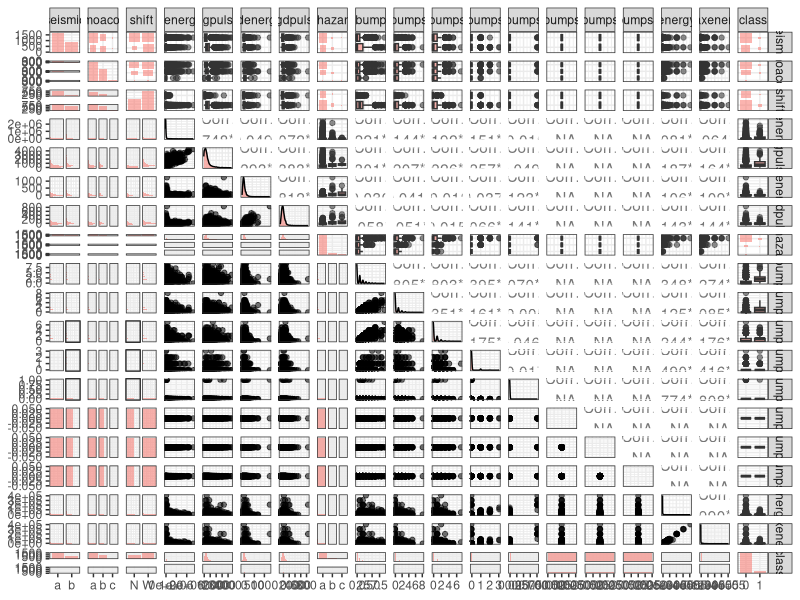
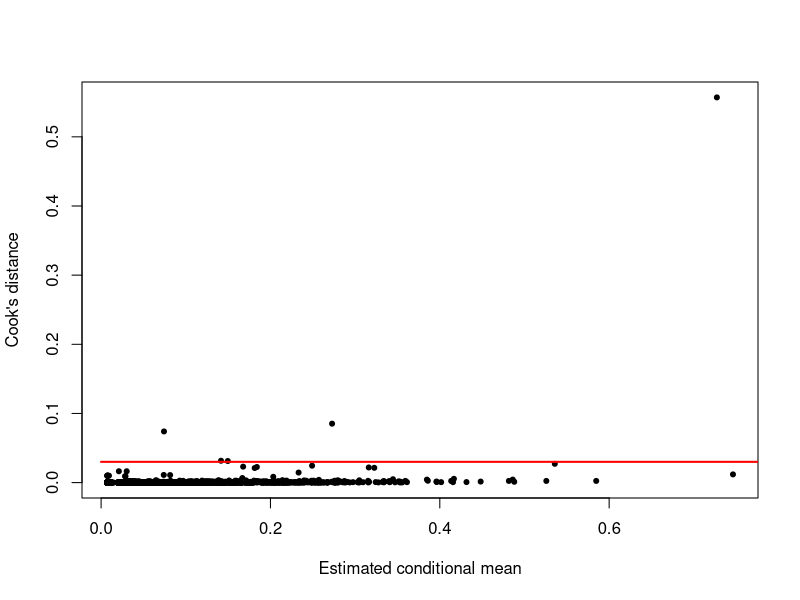
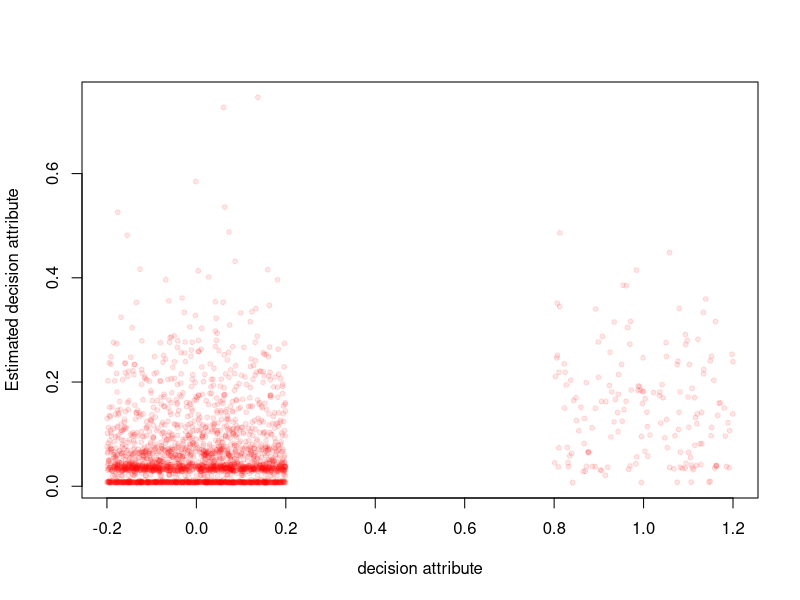

R code for these plots, in order:
## ---- chunk 1
library(AER)
library(MASS)
library(lmtest)
library(sandwich)
library(dplyr)
library(ggplot2)
library(gridExtra)
library(GGally)
library(readxl)
theme_set(theme_bw())

mycol <- rgb(1,0,0,0.1,maxColorValue=1)

seismic_data <- read_excel("seismic.xlsx", sheet = "data")

head(seismic_data)

## ---- chunk 2
seismic_data %>% 
  mutate_at(c("seismic", "seismoacoustic", "shift", "ghazard", "class"), as.factor) %>%
  ggpairs(mapping = aes(alpha=0.5, fill='red'))

## ---- chunk 3
unique(seismic_data$nbumps6)
unique(seismic_data$nbumps7)
unique(seismic_data$nbumps89)
## ---- chunk 4
seismic_data = subset(seismic_data, select = -c(nbumps6,nbumps7,nbumps89) )
## ---- chunk 5
ftable(seismic_data$seismic, seismic_data$class)
ftable(seismic_data$seismoacoustic, seismic_data$class)
ftable(seismic_data$shift, seismic_data$class)
ftable(seismic_data$ghazard, seismic_data$class)
ftable(seismic_data$ghazard, seismic_data$nbumps)
ftable(seismic_data$ghazard, seismic_data$nbumps2)
ftable(seismic_data$ghazard, seismic_data$nbumps3)
ftable(seismic_data$ghazard, seismic_data$nbumps4)
ftable(seismic_data$ghazard, seismic_data$nbumps5)
## ---- chunk 6
seismic_data$seismoacoustic[seismic_data$seismoacoustic == "c"] <- "b"
seismic_data$ghazard[seismic_data$ghazard == "c"] <- "b"
## ---- chunk 7
m1 <- glm(class~., family=poisson(), data=seismic_data)
summary(m1)
## ---- chunk 8
1 - m1$deviance / m1$null.deviance
## ---- chunk 9
m2 <- glm(class~shift + gpuls + nbumps + nbumps2 + nbumps3 + nbumps4, family=poisson(), data=seismic_data)
summary(m2)
## ---- chunk 10
dispersiontest(m1, alternative="greater")
## ---- chunk 11
1 - m2$deviance / m2$null.deviance
## ---- chunk 12
lrtest(m1,m2)
## ---- chunk 13
add1(m2, ~ . + seismic + seismoacoustic + genergy + gdenergy + gdpuls + ghazard + nbumps5 + energy + maxenergy, test="LRT")
## ---- chunk 14
m3 <- glm(class~shift + gpuls + nbumps + nbumps2 + nbumps3 + nbumps4 + nbumps5, family=poisson(), data=seismic_data)
summary(m3)
## ---- chunk 15
1 - m3$deviance / m3$null.deviance
## ---- chunk 16
lrtest(m3,m2)
## ---- chunk 17
lrtest(m1,m3)
## ---- chunk 18
add1(m3, ~ . + seismic + seismoacoustic + genergy + gdenergy + gdpuls + ghazard + energy + maxenergy, test="LRT")
## ---- chunk 19
add1(m3, ~ .^2, test="LRT")

## ---- chunk 20
m4 <- glm(class~shift + gpuls + nbumps + nbumps2 + nbumps3 + nbumps4 + nbumps5 + shift*nbumps + shift*nbumps3 + shift*nbumps4 + gpuls*nbumps + nbumps*nbumps2 + nbumps*nbumps3, family=poisson(), data=seismic_data)
summary(m4)
lrtest(m3,m4)
## ---- chunk 21
1 - m4$deviance / m4$null.deviance
## ---- chunk 22
add1(m4, ~ .^2, test="LRT")
## ---- chunk 23
summary(m4)
cov.robust     <- vcovHC(m4, type="HC0")
se.robust      <- sqrt(diag(cov.robust))
coeffs         <- coef(m4)
t.robust       <- coeffs / se.robust
summary.robust <- cbind(coeffs, se.robust, t.robust, pvalue = 2*(1-pnorm(abs(coeffs/se.robust))))
print(summary.robust)
## ---- chunk 24
yhat <- predict(m4, type="response")
plot(yhat, cooks.distance(m4), pch=20, xlab="Estimated conditional mean", ylab="Cook's distance")
lines(c(0,10), c(0.03,0.03), col="red", lwd=2)
## ---- chunk 25
seismic_data2 <- seismic_data[cooks.distance(m4)<0.03,]
m5 <- glm(class~shift + gpuls + nbumps + nbumps2 + nbumps3 + nbumps4 + nbumps5 + shift*nbumps + shift*nbumps3 + shift*nbumps4 + gpuls*nbumps + nbumps*nbumps2 + nbumps*nbumps3, family=poisson(), data=seismic_data2)
summary(m5)
## ---- chunk 26
tmp <- cbind(coefficients(m4), coefficients(m5))
colnames(tmp) <- c("All data", "Filtered by leverage")
tmp
## ---- chunk 27
yhat <- predict(m4, type="response")
plot(jitter(seismic_data$class), yhat, col=mycol, pch=20, ylab="Estimated decision attribute", xlab="decision attribute")
## ---- chunk 28
exp(coefficients(m4))[-1]
exp(confint(m4))[-1,]
